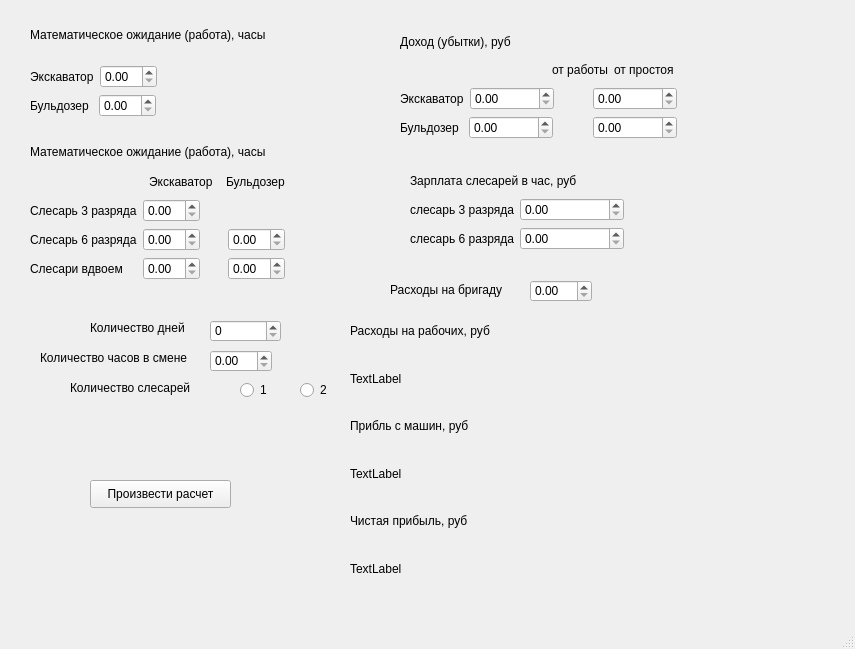
<?xml version="1.0" encoding="UTF-8"?>
<ui version="4.0">
 <class>MainWindow</class>
 <widget class="QMainWindow" name="MainWindow">
  <property name="geometry">
   <rect>
    <x>0</x>
    <y>0</y>
    <width>855</width>
    <height>649</height>
   </rect>
  </property>
  <property name="windowTitle">
   <string>MainWindow</string>
  </property>
  <widget class="QWidget" name="centralwidget">
   <widget class="QPushButton" name="pushButton">
    <property name="geometry">
     <rect>
      <x>90</x>
      <y>480</y>
      <width>141</width>
      <height>28</height>
     </rect>
    </property>
    <property name="text">
     <string>Произвести расчет</string>
    </property>
   </widget>
   <widget class="QWidget" name="layoutWidget">
    <property name="geometry">
     <rect>
      <x>30</x>
      <y>10</y>
      <width>255</width>
      <height>107</height>
     </rect>
    </property>
    <layout class="QVBoxLayout" name="verticalLayout">
     <item>
      <widget class="QLabel" name="label">
       <property name="text">
        <string>Математическое ожидание (работа), часы</string>
       </property>
      </widget>
     </item>
     <item>
      <layout class="QHBoxLayout" name="horizontalLayout">
       <item>
        <widget class="QLabel" name="label_E">
         <property name="text">
          <string>Экскаватор</string>
         </property>
        </widget>
       </item>
       <item>
        <widget class="QDoubleSpinBox" name="doubleSpinBox_E"/>
       </item>
       <item>
        <spacer name="horizontalSpacer">
         <property name="orientation">
          <enum>Qt::Horizontal</enum>
         </property>
         <property name="sizeHint" stdset="0">
          <size>
           <width>40</width>
           <height>20</height>
          </size>
         </property>
        </spacer>
       </item>
      </layout>
     </item>
     <item>
      <layout class="QHBoxLayout" name="horizontalLayout_2">
       <item>
        <widget class="QLabel" name="label_B">
         <property name="text">
          <string>Бульдозер </string>
         </property>
        </widget>
       </item>
       <item>
        <widget class="QDoubleSpinBox" name="doubleSpinBox_B"/>
       </item>
       <item>
        <spacer name="horizontalSpacer_2">
         <property name="orientation">
          <enum>Qt::Horizontal</enum>
         </property>
         <property name="sizeHint" stdset="0">
          <size>
           <width>40</width>
           <height>20</height>
          </size>
         </property>
        </spacer>
       </item>
      </layout>
     </item>
    </layout>
   </widget>
   <widget class="QWidget" name="layoutWidget">
    <property name="geometry">
     <rect>
      <x>30</x>
      <y>140</y>
      <width>255</width>
      <height>140</height>
     </rect>
    </property>
    <layout class="QVBoxLayout" name="verticalLayout_2">
     <item>
      <widget class="QLabel" name="label_2">
       <property name="text">
        <string>Математическое ожидание (работа), часы</string>
       </property>
      </widget>
     </item>
     <item>
      <layout class="QHBoxLayout" name="horizontalLayout_6">
       <item>
        <spacer name="horizontalSpacer_3">
         <property name="orientation">
          <enum>Qt::Horizontal</enum>
         </property>
         <property name="sizeHint" stdset="0">
          <size>
           <width>40</width>
           <height>20</height>
          </size>
         </property>
        </spacer>
       </item>
       <item>
        <widget class="QLabel" name="label_6">
         <property name="text">
          <string>Экскаватор  </string>
         </property>
        </widget>
       </item>
       <item>
        <widget class="QLabel" name="label_7">
         <property name="text">
          <string>Бульдозер</string>
         </property>
        </widget>
       </item>
      </layout>
     </item>
     <item>
      <layout class="QHBoxLayout" name="horizontalLayout_3">
       <item>
        <widget class="QLabel" name="label_3">
         <property name="text">
          <string>Слесарь 3 разряда</string>
         </property>
        </widget>
       </item>
       <item>
        <widget class="QDoubleSpinBox" name="doubleSpinBox_3E"/>
       </item>
       <item>
        <spacer name="horizontalSpacer_4">
         <property name="orientation">
          <enum>Qt::Horizontal</enum>
         </property>
         <property name="sizeHint" stdset="0">
          <size>
           <width>40</width>
           <height>20</height>
          </size>
         </property>
        </spacer>
       </item>
      </layout>
     </item>
     <item>
      <layout class="QHBoxLayout" name="horizontalLayout_4">
       <item>
        <widget class="QLabel" name="label_4">
         <property name="text">
          <string>Слесарь 6 разряда</string>
         </property>
        </widget>
       </item>
       <item>
        <widget class="QDoubleSpinBox" name="doubleSpinBox_6E"/>
       </item>
       <item>
        <spacer name="horizontalSpacer_5">
         <property name="orientation">
          <enum>Qt::Horizontal</enum>
         </property>
         <property name="sizeHint" stdset="0">
          <size>
           <width>40</width>
           <height>20</height>
          </size>
         </property>
        </spacer>
       </item>
       <item>
        <widget class="QDoubleSpinBox" name="doubleSpinBox_6B"/>
       </item>
      </layout>
     </item>
     <item>
      <layout class="QHBoxLayout" name="horizontalLayout_5">
       <item>
        <widget class="QLabel" name="label_5">
         <property name="text">
          <string>Слесари вдвоем    </string>
         </property>
        </widget>
       </item>
       <item>
        <widget class="QDoubleSpinBox" name="doubleSpinBox_2E"/>
       </item>
       <item>
        <spacer name="horizontalSpacer_6">
         <property name="orientation">
          <enum>Qt::Horizontal</enum>
         </property>
         <property name="sizeHint" stdset="0">
          <size>
           <width>30</width>
           <height>20</height>
          </size>
         </property>
        </spacer>
       </item>
       <item>
        <widget class="QDoubleSpinBox" name="doubleSpinBox_2B"/>
       </item>
      </layout>
     </item>
    </layout>
   </widget>
   <widget class="QWidget" name="layoutWidget">
    <property name="geometry">
     <rect>
      <x>400</x>
      <y>30</y>
      <width>277</width>
      <height>109</height>
     </rect>
    </property>
    <layout class="QVBoxLayout" name="verticalLayout_3">
     <item>
      <widget class="QLabel" name="label_8">
       <property name="text">
        <string>Доход (убытки), руб</string>
       </property>
      </widget>
     </item>
     <item>
      <layout class="QHBoxLayout" name="horizontalLayout_9">
       <item>
        <spacer name="horizontalSpacer_7">
         <property name="orientation">
          <enum>Qt::Horizontal</enum>
         </property>
         <property name="sizeHint" stdset="0">
          <size>
           <width>40</width>
           <height>20</height>
          </size>
         </property>
        </spacer>
       </item>
       <item>
        <widget class="QLabel" name="label_9">
         <property name="text">
          <string>от работы</string>
         </property>
        </widget>
       </item>
       <item>
        <widget class="QLabel" name="label_10">
         <property name="text">
          <string>от простоя </string>
         </property>
        </widget>
       </item>
      </layout>
     </item>
     <item>
      <layout class="QHBoxLayout" name="horizontalLayout_8">
       <item>
        <widget class="QLabel" name="label_12">
         <property name="text">
          <string>Экскаватор</string>
         </property>
        </widget>
       </item>
       <item>
        <widget class="QDoubleSpinBox" name="doubleSpinBox_profitE">
         <property name="maximum">
          <double>100000.000000000000000</double>
         </property>
        </widget>
       </item>
       <item>
        <spacer name="horizontalSpacer_8">
         <property name="orientation">
          <enum>Qt::Horizontal</enum>
         </property>
         <property name="sizeHint" stdset="0">
          <size>
           <width>40</width>
           <height>20</height>
          </size>
         </property>
        </spacer>
       </item>
       <item>
        <widget class="QDoubleSpinBox" name="doubleSpinBox_costE">
         <property name="maximum">
          <double>1000000.000000000000000</double>
         </property>
        </widget>
       </item>
      </layout>
     </item>
     <item>
      <layout class="QHBoxLayout" name="horizontalLayout_7">
       <item>
        <widget class="QLabel" name="label_13">
         <property name="text">
          <string>Бульдозер </string>
         </property>
        </widget>
       </item>
       <item>
        <widget class="QDoubleSpinBox" name="doubleSpinBox_profitB">
         <property name="maximum">
          <double>1000000.000000000000000</double>
         </property>
        </widget>
       </item>
       <item>
        <spacer name="horizontalSpacer_9">
         <property name="orientation">
          <enum>Qt::Horizontal</enum>
         </property>
         <property name="sizeHint" stdset="0">
          <size>
           <width>40</width>
           <height>20</height>
          </size>
         </property>
        </spacer>
       </item>
       <item>
        <widget class="QDoubleSpinBox" name="doubleSpinBox_costB">
         <property name="maximum">
          <double>1000000.000000000000000</double>
         </property>
        </widget>
       </item>
      </layout>
     </item>
    </layout>
   </widget>
   <widget class="QSpinBox" name="spinBox_N">
    <property name="geometry">
     <rect>
      <x>210</x>
      <y>320</y>
      <width>71</width>
      <height>22</height>
     </rect>
    </property>
    <property name="maximum">
     <number>100000</number>
    </property>
   </widget>
   <widget class="QLabel" name="label_16">
    <property name="geometry">
     <rect>
      <x>90</x>
      <y>320</y>
      <width>101</width>
      <height>16</height>
     </rect>
    </property>
    <property name="text">
     <string>Количество дней</string>
    </property>
   </widget>
   <widget class="QLabel" name="label_17">
    <property name="geometry">
     <rect>
      <x>40</x>
      <y>350</y>
      <width>161</width>
      <height>16</height>
     </rect>
    </property>
    <property name="text">
     <string>Количество часов в смене</string>
    </property>
   </widget>
   <widget class="QLabel" name="label_18">
    <property name="geometry">
     <rect>
      <x>390</x>
      <y>280</y>
      <width>131</width>
      <height>20</height>
     </rect>
    </property>
    <property name="text">
     <string>Расходы на бригаду</string>
    </property>
   </widget>
   <widget class="QDoubleSpinBox" name="doubleSpinBox_salBoth">
    <property name="geometry">
     <rect>
      <x>530</x>
      <y>280</y>
      <width>62</width>
      <height>22</height>
     </rect>
    </property>
    <property name="maximum">
     <double>1000000.000000000000000</double>
    </property>
   </widget>
   <widget class="QLabel" name="label_20">
    <property name="geometry">
     <rect>
      <x>70</x>
      <y>380</y>
      <width>131</width>
      <height>16</height>
     </rect>
    </property>
    <property name="text">
     <string>Количество слесарей</string>
    </property>
   </widget>
   <widget class="QRadioButton" name="radioButton">
    <property name="geometry">
     <rect>
      <x>240</x>
      <y>380</y>
      <width>41</width>
      <height>20</height>
     </rect>
    </property>
    <property name="text">
     <string>1</string>
    </property>
   </widget>
   <widget class="QRadioButton" name="radioButton_2">
    <property name="geometry">
     <rect>
      <x>300</x>
      <y>380</y>
      <width>51</width>
      <height>20</height>
     </rect>
    </property>
    <property name="text">
     <string>2</string>
    </property>
   </widget>
   <widget class="QDoubleSpinBox" name="doubleSpinBox_smena">
    <property name="geometry">
     <rect>
      <x>210</x>
      <y>350</y>
      <width>62</width>
      <height>22</height>
     </rect>
    </property>
   </widget>
   <widget class="QWidget" name="layoutWidget">
    <property name="geometry">
     <rect>
      <x>410</x>
      <y>170</y>
      <width>214</width>
      <height>80</height>
     </rect>
    </property>
    <layout class="QVBoxLayout" name="verticalLayout_4">
     <item>
      <widget class="QLabel" name="label_11">
       <property name="text">
        <string>Зарплата слесарей в час, руб</string>
       </property>
      </widget>
     </item>
     <item>
      <layout class="QHBoxLayout" name="horizontalLayout_11">
       <item>
        <widget class="QLabel" name="label_14">
         <property name="text">
          <string>слесарь 3 разряда</string>
         </property>
        </widget>
       </item>
       <item>
        <widget class="QDoubleSpinBox" name="doubleSpinBox_salary3">
         <property name="maximum">
          <double>1000000.000000000000000</double>
         </property>
        </widget>
       </item>
      </layout>
     </item>
     <item>
      <layout class="QHBoxLayout" name="horizontalLayout_10">
       <item>
        <widget class="QLabel" name="label_15">
         <property name="text">
          <string>слесарь 6 разряда</string>
         </property>
        </widget>
       </item>
       <item>
        <widget class="QDoubleSpinBox" name="doubleSpinBox_salary6">
         <property name="maximum">
          <double>1000000.000000000000000</double>
         </property>
        </widget>
       </item>
      </layout>
     </item>
    </layout>
   </widget>
   <widget class="QWidget" name="layoutWidget">
    <property name="geometry">
     <rect>
      <x>350</x>
      <y>310</y>
      <width>391</width>
      <height>279</height>
     </rect>
    </property>
    <layout class="QVBoxLayout" name="verticalLayout_5">
     <item>
      <widget class="QLabel" name="label_19">
       <property name="text">
        <string>Расходы на рабочих, руб</string>
       </property>
      </widget>
     </item>
     <item>
      <widget class="QLabel" name="label_out">
       <property name="text">
        <string>TextLabel</string>
       </property>
      </widget>
     </item>
     <item>
      <widget class="QLabel" name="label_21">
       <property name="text">
        <string>Прибль с машин, руб</string>
       </property>
      </widget>
     </item>
     <item>
      <widget class="QLabel" name="label_out2">
       <property name="text">
        <string>TextLabel</string>
       </property>
      </widget>
     </item>
     <item>
      <widget class="QLabel" name="label_22">
       <property name="text">
        <string>Чистая прибыль, руб</string>
       </property>
      </widget>
     </item>
     <item>
      <widget class="QLabel" name="label_out3">
       <property name="maximumSize">
        <size>
         <width>16777215</width>
         <height>16777215</height>
        </size>
       </property>
       <property name="text">
        <string>TextLabel</string>
       </property>
      </widget>
     </item>
    </layout>
   </widget>
  </widget>
  <widget class="QMenuBar" name="menubar">
   <property name="geometry">
    <rect>
     <x>0</x>
     <y>0</y>
     <width>855</width>
     <height>26</height>
    </rect>
   </property>
  </widget>
  <widget class="QStatusBar" name="statusbar"/>
 </widget>
 <resources/>
 <connections/>
</ui>
